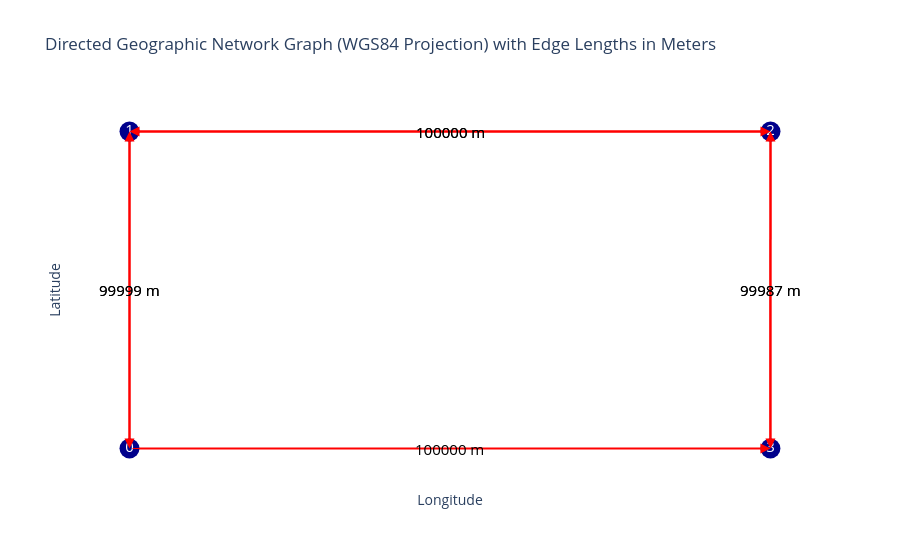

Source (notebook cell):
### Code cell
opentnsim.graph.plot_graph(FG)

### Figure 1 — Plotly figure (JSON) as saved in the notebook; plotly's stock layout.template omitted (floating-point values rounded to 4 significant figures)
{"data": [{"hoverinfo": "none", "line": {"color": "red", "width": 2}, "mode": "lines", "type": "scatter", "x": [0, 0], "y": [0, 0.9044]}, {"hoverinfo": "none", "line": {"color": "red", "width": 2}, "mode": "lines", "type": "scatter", "x": [0, 0.8983], "y": [0, 0]}, {"hoverinfo": "none", "line": {"color": "red", "width": 2}, "mode": "lines", "type": "scatter", "x": [0, 0], "y": [0.9044, 0]}, {"hoverinfo": "none", "line": {"color": "red", "width": 2}, "mode": "lines", "type": "scatter", "x": [0, 0.8984], "y": [0.9044, 0.9043]}, {"hoverinfo": "none", "line": {"color": "red", "width": 2}, "mode": "lines", "type": "scatter", "x": [0.8984, 0], "y": [0.9043, 0.9044]}, {"hoverinfo": "none", "line": {"color": "red", "width": 2}, "mode": "lines", "type": "scatter", "x": [0.8984, 0.8983], "y": [0.9043, 0]}, {"hoverinfo": "none", "line": {"color": "red", "width": 2}, "mode": "lines", "type": "scatter", "x": [0.8983, 0.8984], "y": [0, 0.9043]}, {"hoverinfo": "text", "marker": {"color": "darkblue", "size": 20}, "mode": "markers+text", "text": ["0", "1", "2", "3"], "textfont": {"color": "white", "size": 15}, "textposition": "middle center", "type": "scatter", "x": [0, 0, 0.8984, 0.8983], "y": [0, 0.9044, 0.9043, 0]}], "layout": {"annotations": [{"arrowcolor": "red", "arrowhead": 2, "arrowsize": 2, "arrowwidth": 1, "ax": 0, "axref": "x", "ay": 0, "ayref": "y", "showarrow": true, "x": 0, "xref": "x", "y": 0.9044, "yref": "y"}, {"arrowcolor": "red", "arrowhead": 2, "arrowsize": 2, "arrowwidth": 1, "ax": 0, "axref": "x", "ay": 0, "ayref": "y", "showarrow": true, "x": 0.8983, "xref": "x", "y": 0, "yref": "y"}, {"arrowcolor": "red", "arrowhead": 2, "arrowsize": 2, "arrowwidth": 1, "ax": 0, "axref": "x", "ay": 0.9044, "ayref": "y", "showarrow": true, "x": 0, "xref": "x", "y": 0, "yref": "y"}, {"arrowcolor": "red", "arrowhead": 2, "arrowsize": 2, "arrowwidth": 1, "ax": 0, "axref": "x", "ay": 0.9044, "ayref": "y", "showarrow": true, "x": 0.8984, "xref": "x", "y": 0.9043, "yref": "y"}, {"arrowcolor": "red", "arrowhead": 2, "arrowsize": 2, "arrowwidth": 1, "ax": 0.8984, "axref": "x", "ay": 0.9043, "ayref": "y", "showarrow": true, "x": 0, "xref": "x", "y": 0.9044, "yref": "y"}, {"arrowcolor": "red", "arrowhead": 2, "arrowsize": 2, "arrowwidth": 1, "ax": 0.8984, "axref": "x", "ay": 0.9043, "ayref": "y", "showarrow": true, "x": 0.8983, "xref": "x", "y": 0, "yref": "y"}, {"arrowcolor": "red", "arrowhead": 2, "arrowsize": 2, "arrowwidth": 1, "ax": 0.8983, "axref": "x", "ay": 0, "ayref": "y", "showarrow": true, "x": 0.8984, "xref": "x", "y": 0.9043, "yref": "y"}, {"font": {"color": "black", "size": 15}, "showarrow": false, "text": "99999 m", "x": 0, "y": 0.4522}, {"font": {"color": "black", "size": 15}, "showarrow": false, "text": "100000 m", "x": 0.4492, "y": 0}, {"font": {"color": "black", "size": 15}, "showarrow": false, "text": "99999 m", "x": 0, "y": 0.4522}, {"font": {"color": "black", "size": 15}, "showarrow": false, "text": "100000 m", "x": 0.4492, "y": 0.9043}, {"font": {"color": "black", "size": 15}, "showarrow": false, "text": "100000 m", "x": 0.4492, "y": 0.9043}, {"font": {"color": "black", "size": 15}, "showarrow": false, "text": "99987 m", "x": 0.8984, "y": 0.4521}, {"font": {"color": "black", "size": 15}, "showarrow": false, "text": "99987 m", "x": 0.8984, "y": 0.4521}], "plot_bgcolor": "white", "showlegend": false, "title": {"text": "Directed Geographic Network Graph (WGS84 Projection) with Edge Lengths in Meters"}, "xaxis": {"showgrid": false, "showticklabels": false, "title": {"text": "Longitude"}, "zeroline": false}, "yaxis": {"showgrid": false, "showticklabels": false, "title": {"text": "Latitude"}, "zeroline": false}}}
